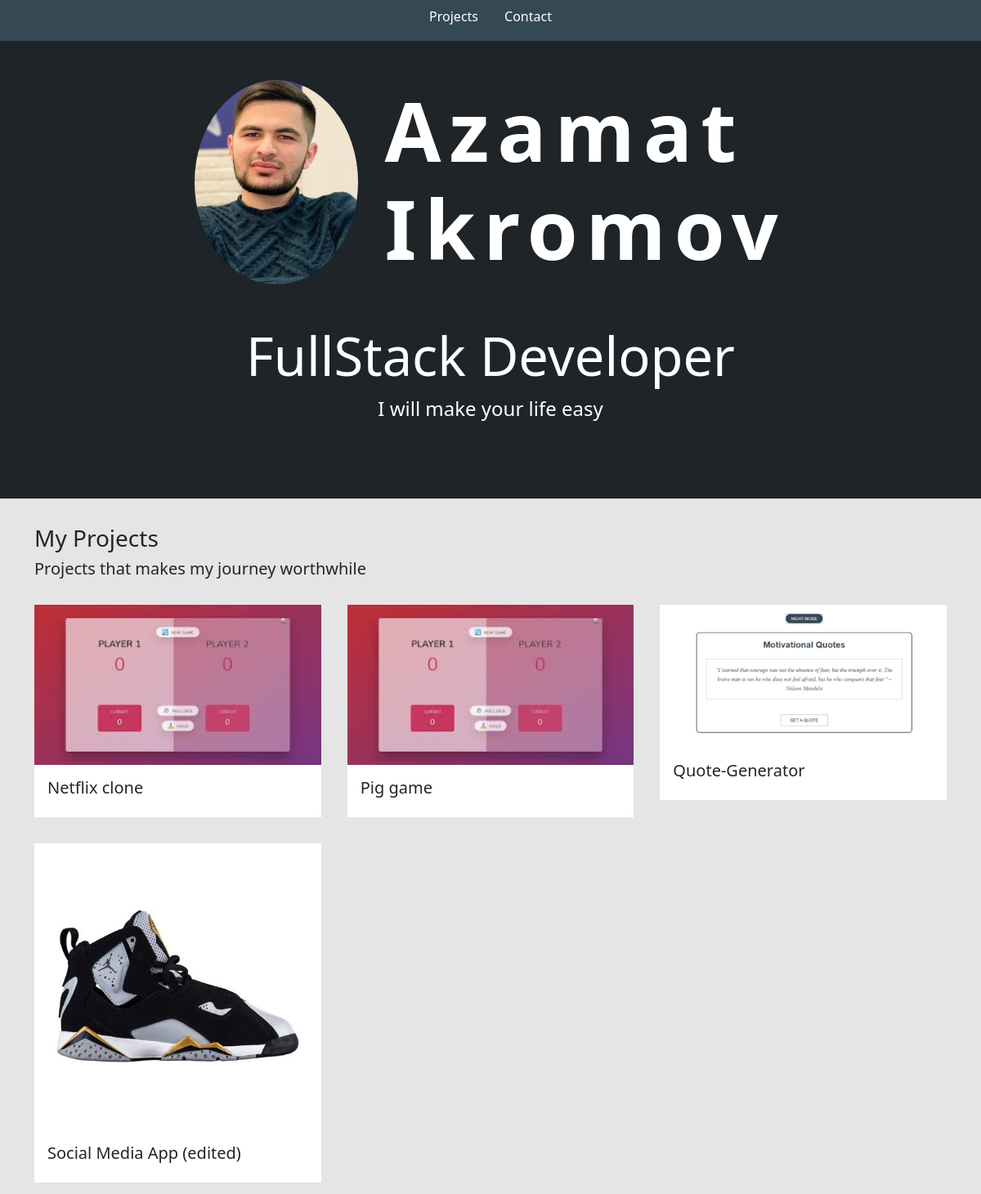
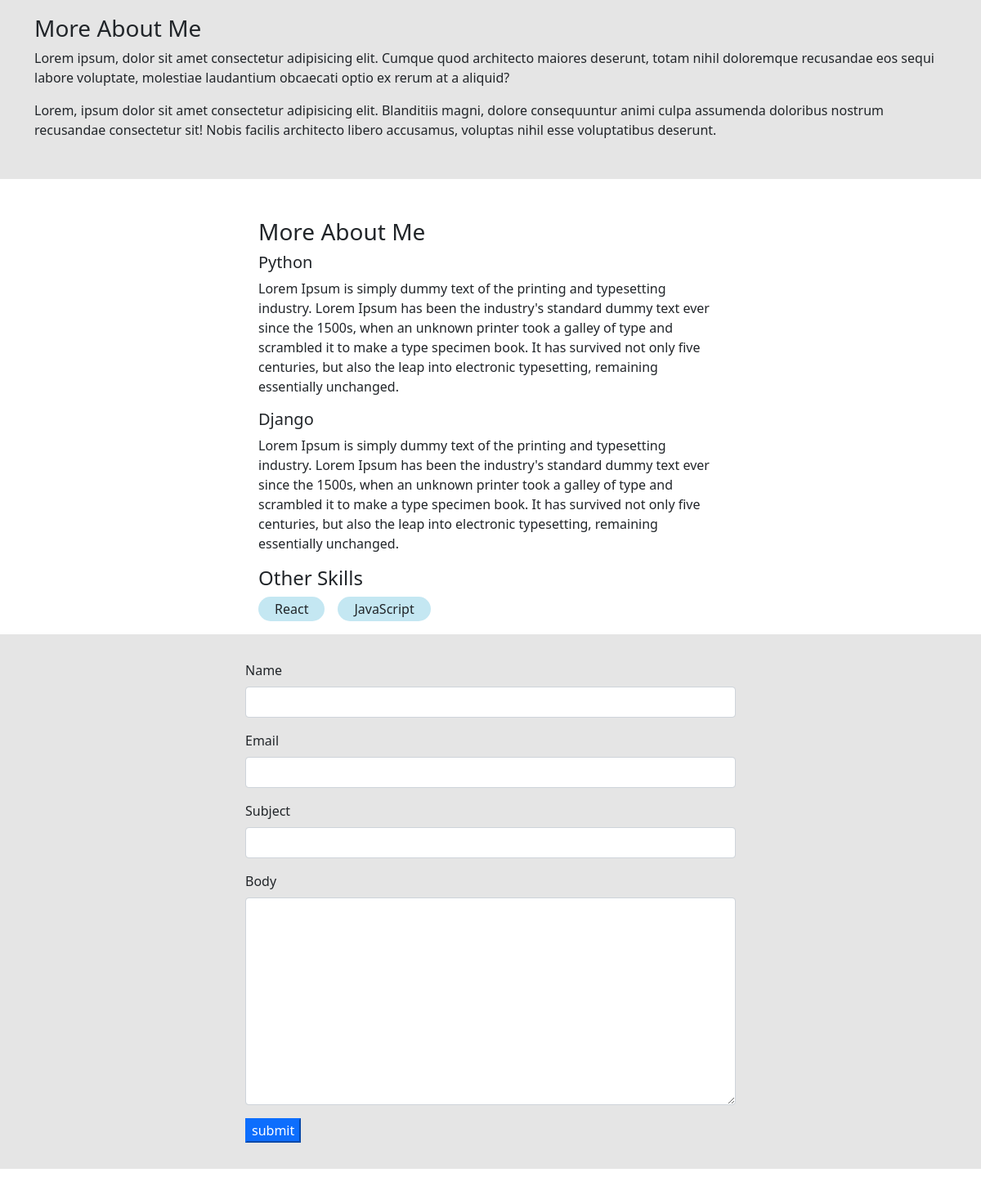
The page / on the database its author committed (2 pictures, top to bottom).
### base/models.py (models this page shows, shortened)
class Project(models.Model):
    title = models.CharField(max_length=200)
    thumbnail = models.ImageField(null=True)
    body = RichTextUploadingField()
    slug = models.SlugField(null=True, blank=True)
    created = models.DateTimeField(auto_now_add=True)
    id = models.UUIDField(default=uuid.uuid4, unique=True,primary_key=True, editable=False)

class Skill(models.Model):
    title = models.CharField(max_length=200)
    body = models.TextField(null=True, blank=True)
    created = models.DateTimeField(auto_now_add=True)
    id = models.UUIDField(default=uuid.uuid4, unique=True,primary_key=True, editable=False)

class Message(models.Model):
    name = models.CharField(max_length=200,null=True)
    email = models.CharField(max_length=200,null=True)
    subject = models.CharField(max_length=200,null=True)
    body = models.TextField()
    is_read = models.BooleanField(default=False)
    created = models.DateTimeField(auto_now_add=True)
    id = models.UUIDField(default=uuid.uuid4, unique=True,primary_key=True, editable=False)

### base/views.py (the view)
# urls.py: path('', views.homePage, name="home"),
def homePage(request):
    projects = Project.objects.all()
    detailedskills = Skill.objects.exclude(body='')
    skills = Skill.objects.filter(body='')
    form =  MessageForm()
    if request.method == 'POST':
        form = MessageForm(request.POST)
        if form.is_valid():
            form.save()
            messages.success(request, "Your message was successfully send")
    context={
        "projects": projects,
        "skills":skills,
        "detailedskills":detailedskills,
        "form":form,
    }
    return render(request, 'base/home.html',context)

### base/forms.py
class MessageForm(ModelForm):
    class Meta:
        model = Message
        fields = "__all__"
        exclude = ['is_read']
    def __init__(self, *args, **kwargs):
        super(MessageForm, self).__init__(*args, **kwargs)
        self.fields['name'].widget.attrs.update(
            {'class': 'form-control'})
        self.fields['email'].widget.attrs.update(
            {'class': 'form-control'})
        self.fields['subject'].widget.attrs.update(
            {'class': 'form-control'})
        self.fields['body'].widget.attrs.update(
            {'class': 'form-control', })

### base/templates/base/home.html (shortened to what this page needs)
{% extends 'base/main.html' %}
{% load static %}
{% block content %}
<section class="hero">
    <div class="hero--content">
        <div class="hero--content--intro">
            <img id="profile_pic" src="{% static 'images/azamat.jpg' %}" />
            <h1 class="intro--name">
                Azamat<br />
                Ikromov
            </h1>
        </div>
        <div class="hero--content--subheadline">
            <h3 class="description">FullStack Developer</h3>
            <p class="slogan">I will make your life easy</p>
        </div>
    </div>
</section>
<section class="container section--2">
    <h3>My Projects</h3>
    <h5>Projects that makes my journey worthwhile</h5>
    <div class="project--wrapper">
        {% for project in projects %}
        <div class="project--column">
            <a href="{% url 'project' project.id %}">
                <img class="project--thumbnail" src="{{project.thumbnail.url}}" />
            </a>
            <div class="project--body">
                <h5>{{project.title}}</h5>
            </div>
        </div>
        {% empty %}
        <h3>There are no project in database</h3>
        {% endfor %}
    </div>
    <div class="about--wrapper">
        <h3>More About Me</h3>
        <p>
            Lorem ipsum, dolor sit amet consectetur adipisicing elit. Cumque quod
            architecto maiores deserunt, totam nihil doloremque recusandae eos
            sequi labore voluptate, molestiae laudantium obcaecati optio ex rerum
            at a aliquid?
        </p>
        <p>
            Lorem, ipsum dolor sit amet consectetur adipisicing elit. Blanditiis
            magni, dolore consequuntur animi culpa assumenda doloribus nostrum
            recusandae consectetur sit! Nobis facilis architecto libero accusamus,
            voluptas nihil esse voluptatibus deserunt.
        </p>
    </div>
</section>
<section class="section--1">
    <div class="skills--container">
        <h3>More About Me</h3>
        {% for skill in detailedskills %}
        <div class="skills-wrapper">
            <h5>{{skill.title}}</h5>
            <p>{{skill.body}}</p>
        </div>
        {% endfor %}
        <h4>Other Skills</h4>
        <div class="other--skills--wrapper">
            {% for skill in skills  %}
            <div class="skill-tag">
                <span>{{skill.title}}</span>
            </div>
            {% endfor %}
        </div>
    </div>
    <section class="section--2">
        <div class="container">
            <form class="contact--form" method="POST">
                {% for field  in form %}
                <div class=" mb-3">
                    <label for="exampleInputPassword" class="form-label">{{field.label}}</label>
                    {{field}}
                </div>
                {% endfor %}
                <input class="btn-primary" type="submit" value="submit">
            </form>
        </div>
    </section>
    {% endblock %}

### static/styles/main.css (style rules this page uses)
body { background-color: #e5e5e5; }
.section--1 { background-color: #fff; padding-top: 2em; padding-bottom: 2em; }
.section--2 { background-color: #e5e5e5; padding-top: 2em; padding-bottom: 2em; }
.hero { background-color: #1f2428; min-height: 70vh; color: #fff; }
#profile_pic { height: 250px; width: 200px; object-fit: cover; border-radius: 50%; }
.hero--content { width: 800px; margin: 0 auto; padding-top: 3em; }
.hero--content--intro { display: flex; color: #fff; justify-content: center; align-items: center; gap: 2em; margin-bottom: 3em; }
.intro--name { font-size: 100px; letter-spacing: 0.1em; font-weight: 700; }
.description { font-size: 65px; text-align: center; }
.slogan { font-size: 24px; text-align: center; }
.project--wrapper { display: grid; grid-template-columns: 1fr 1fr 1fr; gap: 2em; margin-top: 2em; margin-bottom: 2em; }
.project--thumbnail { width: 100%; }
.project--body { background-color: #fff; padding: 1em; }
.skills--container { width: 600px; margin: 0 auto; padding: 1em; }
.other--skills--wrapper { display: flex; gap: 1em; }
.skill-tag { background-color: #c4e7f2; width: fit-content; padding: 3px 20px; border-radius: 20px; }
.contact--form { display: block; max-width: 600px; margin: 0 auto; }

### rows shown on the page
Project: thumbnail (picture), title "Netflix clone"
Project: thumbnail (picture), title "Pig game"
Project: thumbnail (picture), title "Quote-Generator"
Project: thumbnail (picture), title "Social Media App (edited)"
Skill: title "Python", body "Lorem Ipsum is simply dummy text of the printing and typesetting industry. Lorem Ipsum has been the industry's standard dummy text ever since the 1500s, when an unknown printer took a galley of type and scrambled it to make a type specimen book. It has survived not only five centuries, but also the leap into electronic typesetting, remaining essentially unchanged."
Skill: title "Django", body "Lorem Ipsum is simply dummy text of the printing and typesetting industry. Lorem Ipsum has been the industry's standard dummy text ever since the 1500s, when an unknown printer took a galley of type and scrambled it to make a type specimen book. It has survived not only five centuries, but also the leap into electronic typesetting, remaining essentially unchanged."
Skill: title "React"
Skill: title "JavaScript"

### other values the page prints
{{ field.label }} "Name" "Email" "Subject" "Body"
